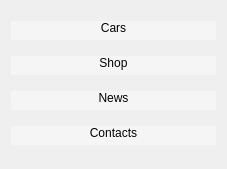
<?xml version="1.0" encoding="UTF-8"?>
<ui version="4.0">
 <class>UserMenuWindow</class>
 <widget class="QDialog" name="UserMenuWindow">
  <property name="geometry">
   <rect>
    <x>0</x>
    <y>0</y>
    <width>227</width>
    <height>169</height>
   </rect>
  </property>
  <property name="windowTitle">
   <string>Menu</string>
  </property>
  <layout class="QGridLayout" name="gridLayout">
   <item row="0" column="0">
    <widget class="QPushButton" name="pushButton">
     <property name="styleSheet">
      <string notr="true">QPushButton
{
background-color: rgb(245, 245, 245);
border:none;
color: rgb(2, 2, 2);
border-left: 1px solid rgb(245, 245, 245);
border-right: 1px solid rgb(245, 245, 245);
border-bottom: 5px solid rgb(245, 245, 245);
}
QPushButton:hover {
    color: #000000;
    background-color: rgb(200, 200, 200); 
    border: 0px solid rgb(0, 0, 0);
}</string>
     </property>
     <property name="text">
      <string>Cars</string>
     </property>
    </widget>
   </item>
   <item row="1" column="0">
    <widget class="QPushButton" name="pushButton_2">
     <property name="styleSheet">
      <string notr="true">QPushButton
{
background-color: rgb(245, 245, 245);
border:none;
color: rgb(2, 2, 2);
border-left: 1px solid rgb(245, 245, 245);
border-right: 1px solid rgb(245, 245, 245);
border-bottom: 5px solid rgb(245, 245, 245);
}
QPushButton:hover {
    color: #000000;
    background-color: rgb(200, 200, 200); 
    border: 0px solid rgb(0, 0, 0);
}</string>
     </property>
     <property name="text">
      <string>Shop</string>
     </property>
    </widget>
   </item>
   <item row="2" column="0">
    <widget class="QPushButton" name="pushButton_3">
     <property name="styleSheet">
      <string notr="true">QPushButton
{
background-color: rgb(245, 245, 245);
border:none;
color: rgb(2, 2, 2);
border-left: 1px solid rgb(245, 245, 245);
border-right: 1px solid rgb(245, 245, 245);
border-bottom: 5px solid rgb(245, 245, 245);
}
QPushButton:hover {
    color: #000000;
    background-color: rgb(200, 200, 200); 
    border: 0px solid rgb(0, 0, 0);
}</string>
     </property>
     <property name="text">
      <string>News</string>
     </property>
    </widget>
   </item>
   <item row="3" column="0">
    <widget class="QPushButton" name="pushButton_4">
     <property name="styleSheet">
      <string notr="true">QPushButton
{
background-color: rgb(245, 245, 245);
border:none;
color: rgb(2, 2, 2);
border-left: 1px solid rgb(245, 245, 245);
border-right: 1px solid rgb(245, 245, 245);
border-bottom: 5px solid rgb(245, 245, 245);
}
QPushButton:hover {
    color: #000000;
    background-color: rgb(200, 200, 200); 
    border: 0px solid rgb(0, 0, 0);
}</string>
     </property>
     <property name="text">
      <string>Contacts</string>
     </property>
    </widget>
   </item>
  </layout>
 </widget>
 <resources/>
 <connections/>
</ui>
